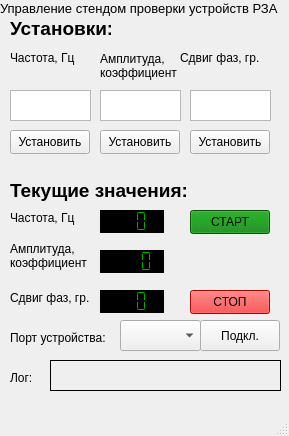
<?xml version="1.0" encoding="UTF-8"?>
<ui version="4.0">
 <class>MainWindow</class>
 <widget class="QMainWindow" name="MainWindow">
  <property name="geometry">
   <rect>
    <x>0</x>
    <y>0</y>
    <width>289</width>
    <height>436</height>
   </rect>
  </property>
  <property name="windowTitle">
   <string>Управление стендом</string>
  </property>
  <widget class="QWidget" name="centralwidget">
   <widget class="QLCDNumber" name="amp_lcd">
    <property name="geometry">
     <rect>
      <x>100</x>
      <y>250</y>
      <width>64</width>
      <height>23</height>
     </rect>
    </property>
    <property name="styleSheet">
     <string notr="true">background-color: rgb(0, 0, 0); 
color: rgb(0, 170, 0);</string>
    </property>
    <property name="digitCount">
     <number>4</number>
    </property>
    <property name="segmentStyle">
     <enum>QLCDNumber::Flat</enum>
    </property>
   </widget>
   <widget class="QPushButton" name="set_freq_btn">
    <property name="geometry">
     <rect>
      <x>10</x>
      <y>130</y>
      <width>80</width>
      <height>24</height>
     </rect>
    </property>
    <property name="autoFillBackground">
     <bool>true</bool>
    </property>
    <property name="styleSheet">
     <string notr="true"/>
    </property>
    <property name="text">
     <string>Установить</string>
    </property>
   </widget>
   <widget class="QLCDNumber" name="freq_lcd">
    <property name="geometry">
     <rect>
      <x>100</x>
      <y>210</y>
      <width>64</width>
      <height>23</height>
     </rect>
    </property>
    <property name="styleSheet">
     <string notr="true">background-color: rgb(0, 0, 0); 
color: rgb(0, 170, 0);</string>
    </property>
    <property name="digitCount">
     <number>3</number>
    </property>
    <property name="segmentStyle">
     <enum>QLCDNumber::Flat</enum>
    </property>
   </widget>
   <widget class="QPushButton" name="start_btn">
    <property name="geometry">
     <rect>
      <x>190</x>
      <y>210</y>
      <width>80</width>
      <height>24</height>
     </rect>
    </property>
    <property name="styleSheet">
     <string notr="true">background: green;</string>
    </property>
    <property name="text">
     <string>СТАРТ</string>
    </property>
   </widget>
   <widget class="QPushButton" name="stop_btn">
    <property name="geometry">
     <rect>
      <x>190</x>
      <y>290</y>
      <width>80</width>
      <height>24</height>
     </rect>
    </property>
    <property name="styleSheet">
     <string notr="true">background: red;</string>
    </property>
    <property name="text">
     <string>СТОП</string>
    </property>
   </widget>
   <widget class="QLabel" name="header">
    <property name="geometry">
     <rect>
      <x>0</x>
      <y>0</y>
      <width>301</width>
      <height>16</height>
     </rect>
    </property>
    <property name="font">
     <font>
      <pointsize>10</pointsize>
     </font>
    </property>
    <property name="text">
     <string>Управление стендом проверки устройств РЗА</string>
    </property>
   </widget>
   <widget class="QPlainTextEdit" name="freq_in">
    <property name="geometry">
     <rect>
      <x>10</x>
      <y>90</y>
      <width>81</width>
      <height>31</height>
     </rect>
    </property>
   </widget>
   <widget class="QLabel" name="setting_header">
    <property name="geometry">
     <rect>
      <x>10</x>
      <y>20</y>
      <width>101</width>
      <height>16</height>
     </rect>
    </property>
    <property name="font">
     <font>
      <pointsize>14</pointsize>
      <weight>75</weight>
      <bold>true</bold>
     </font>
    </property>
    <property name="text">
     <string>Установки:</string>
    </property>
   </widget>
   <widget class="QLabel" name="freq_header">
    <property name="geometry">
     <rect>
      <x>10</x>
      <y>50</y>
      <width>81</width>
      <height>16</height>
     </rect>
    </property>
    <property name="text">
     <string>Частота, Гц</string>
    </property>
   </widget>
   <widget class="QLabel" name="amp_header">
    <property name="geometry">
     <rect>
      <x>100</x>
      <y>50</y>
      <width>91</width>
      <height>31</height>
     </rect>
    </property>
    <property name="text">
     <string>Амплитуда,
коэффициент</string>
    </property>
   </widget>
   <widget class="QLabel" name="ph_header">
    <property name="geometry">
     <rect>
      <x>180</x>
      <y>50</y>
      <width>91</width>
      <height>16</height>
     </rect>
    </property>
    <property name="text">
     <string>Сдвиг фаз, гр.</string>
    </property>
   </widget>
   <widget class="QPlainTextEdit" name="amp_in">
    <property name="geometry">
     <rect>
      <x>100</x>
      <y>90</y>
      <width>81</width>
      <height>31</height>
     </rect>
    </property>
   </widget>
   <widget class="QPlainTextEdit" name="ph_in">
    <property name="geometry">
     <rect>
      <x>190</x>
      <y>90</y>
      <width>81</width>
      <height>31</height>
     </rect>
    </property>
   </widget>
   <widget class="QPushButton" name="set_amp_btn">
    <property name="geometry">
     <rect>
      <x>100</x>
      <y>130</y>
      <width>80</width>
      <height>24</height>
     </rect>
    </property>
    <property name="styleSheet">
     <string notr="true"/>
    </property>
    <property name="text">
     <string>Установить</string>
    </property>
    <property name="default">
     <bool>false</bool>
    </property>
    <property name="flat">
     <bool>false</bool>
    </property>
   </widget>
   <widget class="QPushButton" name="set_ph_btn">
    <property name="geometry">
     <rect>
      <x>190</x>
      <y>130</y>
      <width>80</width>
      <height>24</height>
     </rect>
    </property>
    <property name="styleSheet">
     <string notr="true"/>
    </property>
    <property name="text">
     <string>Установить</string>
    </property>
   </widget>
   <widget class="QLabel" name="cur_val_header">
    <property name="geometry">
     <rect>
      <x>10</x>
      <y>180</y>
      <width>201</width>
      <height>21</height>
     </rect>
    </property>
    <property name="font">
     <font>
      <pointsize>14</pointsize>
      <weight>75</weight>
      <bold>true</bold>
     </font>
    </property>
    <property name="text">
     <string>Текущие значения:</string>
    </property>
   </widget>
   <widget class="QLabel" name="cur_freq_lable">
    <property name="geometry">
     <rect>
      <x>10</x>
      <y>210</y>
      <width>81</width>
      <height>16</height>
     </rect>
    </property>
    <property name="text">
     <string>Частота, Гц</string>
    </property>
   </widget>
   <widget class="QLabel" name="cur_amp_lable">
    <property name="geometry">
     <rect>
      <x>10</x>
      <y>240</y>
      <width>91</width>
      <height>31</height>
     </rect>
    </property>
    <property name="text">
     <string>Амплитуда,
коэффициент</string>
    </property>
   </widget>
   <widget class="QLabel" name="cur_ph_lable">
    <property name="geometry">
     <rect>
      <x>10</x>
      <y>290</y>
      <width>91</width>
      <height>16</height>
     </rect>
    </property>
    <property name="text">
     <string>Сдвиг фаз, гр.</string>
    </property>
   </widget>
   <widget class="QLCDNumber" name="ph_lcd">
    <property name="geometry">
     <rect>
      <x>100</x>
      <y>290</y>
      <width>64</width>
      <height>23</height>
     </rect>
    </property>
    <property name="styleSheet">
     <string notr="true">background-color: rgb(0, 0, 0); 
color: rgb(0, 170, 0);</string>
    </property>
    <property name="digitCount">
     <number>3</number>
    </property>
    <property name="segmentStyle">
     <enum>QLCDNumber::Flat</enum>
    </property>
   </widget>
   <widget class="QLabel" name="port_header">
    <property name="geometry">
     <rect>
      <x>10</x>
      <y>330</y>
      <width>111</width>
      <height>16</height>
     </rect>
    </property>
    <property name="text">
     <string>Порт устройства:</string>
    </property>
   </widget>
   <widget class="QComboBox" name="port_choose_box">
    <property name="geometry">
     <rect>
      <x>120</x>
      <y>320</y>
      <width>81</width>
      <height>31</height>
     </rect>
    </property>
   </widget>
   <widget class="QLabel" name="log_header">
    <property name="geometry">
     <rect>
      <x>10</x>
      <y>370</y>
      <width>31</width>
      <height>16</height>
     </rect>
    </property>
    <property name="text">
     <string>Лог:</string>
    </property>
   </widget>
   <widget class="QLabel" name="log_lable">
    <property name="geometry">
     <rect>
      <x>50</x>
      <y>360</y>
      <width>231</width>
      <height>31</height>
     </rect>
    </property>
    <property name="styleSheet">
     <string notr="true">border: 1px solid black;</string>
    </property>
    <property name="text">
     <string/>
    </property>
   </widget>
   <widget class="QPushButton" name="on_off_usb_btn">
    <property name="geometry">
     <rect>
      <x>200</x>
      <y>320</y>
      <width>80</width>
      <height>31</height>
     </rect>
    </property>
    <property name="text">
     <string>Подкл.</string>
    </property>
   </widget>
  </widget>
  <widget class="QMenuBar" name="menubar">
   <property name="geometry">
    <rect>
     <x>0</x>
     <y>0</y>
     <width>289</width>
     <height>21</height>
    </rect>
   </property>
  </widget>
  <widget class="QStatusBar" name="statusbar"/>
 </widget>
 <resources/>
 <connections>
  <connection>
   <sender>set_freq_btn</sender>
   <signal>clicked()</signal>
   <receiver>MainWindow</receiver>
   <slot>freq_btn_clicked()</slot>
   <hints>
    <hint type="sourcelabel">
     <x>50</x>
     <y>163</y>
    </hint>
    <hint type="destinationlabel">
     <x>80</x>
     <y>219</y>
    </hint>
   </hints>
  </connection>
  <connection>
   <sender>set_amp_btn</sender>
   <signal>clicked()</signal>
   <receiver>MainWindow</receiver>
   <slot>amp_btn_clicked()</slot>
   <hints>
    <hint type="sourcelabel">
     <x>134</x>
     <y>162</y>
    </hint>
    <hint type="destinationlabel">
     <x>146</x>
     <y>187</y>
    </hint>
   </hints>
  </connection>
  <connection>
   <sender>set_ph_btn</sender>
   <signal>clicked()</signal>
   <receiver>MainWindow</receiver>
   <slot>ph_btn_clicked()</slot>
   <hints>
    <hint type="sourcelabel">
     <x>243</x>
     <y>162</y>
    </hint>
    <hint type="destinationlabel">
     <x>275</x>
     <y>154</y>
    </hint>
   </hints>
  </connection>
  <connection>
   <sender>start_btn</sender>
   <signal>clicked()</signal>
   <receiver>MainWindow</receiver>
   <slot>start_btn_clicked()</slot>
   <hints>
    <hint type="sourcelabel">
     <x>241</x>
     <y>238</y>
    </hint>
    <hint type="destinationlabel">
     <x>274</x>
     <y>288</y>
    </hint>
   </hints>
  </connection>
  <connection>
   <sender>stop_btn</sender>
   <signal>clicked()</signal>
   <receiver>MainWindow</receiver>
   <slot>stop_btn_clicked()</slot>
   <hints>
    <hint type="sourcelabel">
     <x>233</x>
     <y>325</y>
    </hint>
    <hint type="destinationlabel">
     <x>250</x>
     <y>394</y>
    </hint>
   </hints>
  </connection>
  <connection>
   <sender>on_off_usb_btn</sender>
   <signal>clicked()</signal>
   <receiver>MainWindow</receiver>
   <slot>on_off_usb_btn_clicked()</slot>
   <hints>
    <hint type="sourcelabel">
     <x>200</x>
     <y>341</y>
    </hint>
    <hint type="destinationlabel">
     <x>197</x>
     <y>378</y>
    </hint>
   </hints>
  </connection>
 </connections>
 <slots>
  <slot>freq_btn_clicked()</slot>
  <slot>start_btn_clicked()</slot>
  <slot>stop_btn_clicked()</slot>
  <slot>amp_btn_clicked()</slot>
  <slot>ph_btn_clicked()</slot>
  <slot>on_off_usb_btn_clicked()</slot>
 </slots>
</ui>
